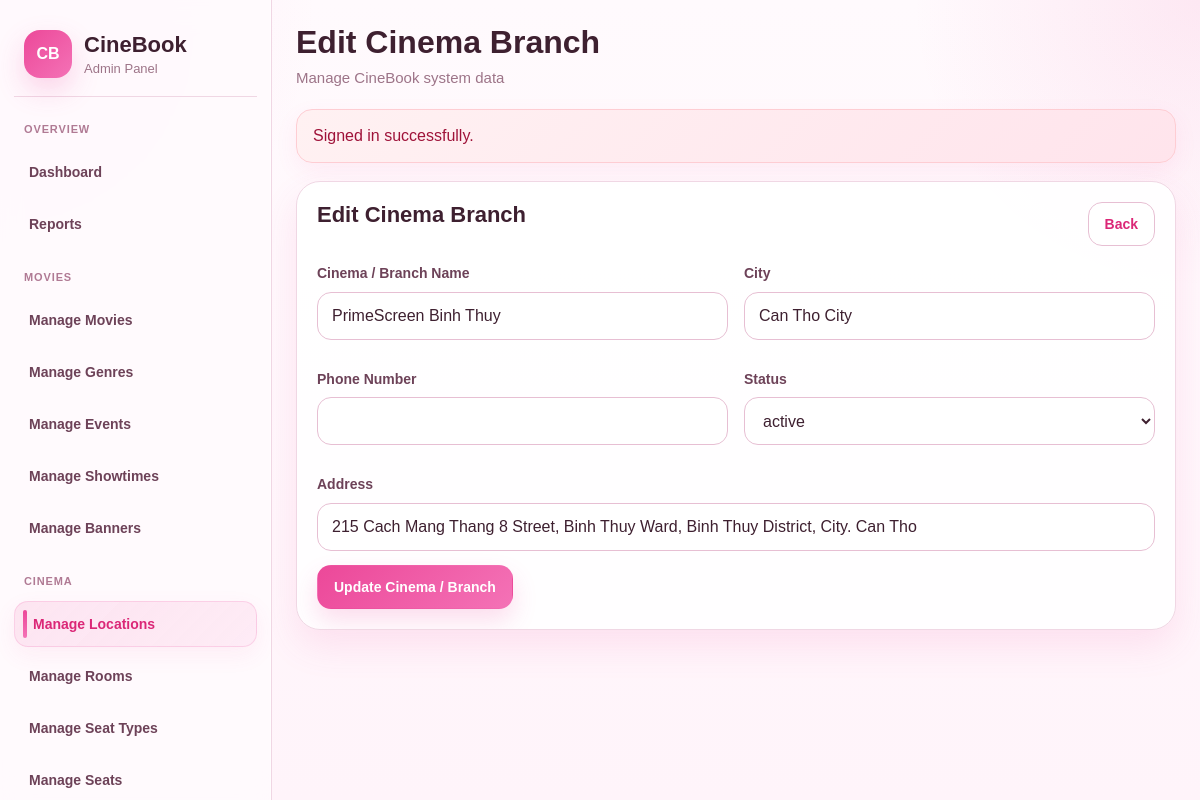
/cinebook/admin/locations/edit.php?id=6 (signed in), run on the app's committed database.
### tables this page shows
CREATE TABLE `locations` (
  `location_id` int(11) NOT NULL,
  `name` varchar(150) NOT NULL,
  `address` varchar(255) NOT NULL,
  `city` varchar(100) NOT NULL,
  `phone` varchar(20) DEFAULT NULL,
  `status` varchar(20) NOT NULL DEFAULT 'active'
);

### cinebook/includes/helpers.php (called while the page is built, shortened)
<?php
function e(?string $value): string
{
    return htmlspecialchars($value ?? '', ENT_QUOTES, 'UTF-8');
}
function old(string $key, $default = '')
{
    $value = $_POST[$key] ?? $default;
    if (is_string($value)) {
        return trim($value);
    }
    return $value;
}
function get(string $key, $default = '')
{
    $value = $_GET[$key] ?? $default;
    if (is_string($value)) {
        return trim($value);
    }
    return $value;
}

### cinebook/admin/locations/edit.php (the view, shortened to what this page needs)
<?php
require_once __DIR__ . '/../../includes/admin_layout_start.php';
$conn = db_connect();
$id = (int) get('id');
$stmt = $conn->prepare("SELECT * FROM locations WHERE location_id = ? LIMIT 1");
$stmt->bind_param('i', $id);
$stmt->execute();
$result = $stmt->get_result();
$location = $result->fetch_assoc();
?>
<div class="admin-card">
    <div class="admin-card-head">
        <h2>Edit Cinema Branch</h2>
        <a class="admin-btn-outline" href="<?= BASE_URL ?>admin/locations/index.php">Back</a>
    </div>
    <form method="POST">
        <div class="admin-form-grid">
            <div class="admin-form-group">
                <label class="admin-label">Cinema / Branch Name</label>
                <input class="admin-input" type="text" name="name" value="<?= e(old('name', $location['name'])) ?>" required>
            </div>
            <div class="admin-form-group">
                <label class="admin-label">City</label>
                <input class="admin-input" type="text" name="city" value="<?= e(old('city', $location['city'])) ?>" required>
            </div>
            <div class="admin-form-group">
                <label class="admin-label">Phone Number</label>
                <input class="admin-input" type="text" name="phone" value="<?= e(old('phone', $location['phone'] ?? '')) ?>">
            </div>
            <div class="admin-form-group">
                <label class="admin-label">Status</label>
                <?php $currentStatus = old('status', $location['status']); ?>
                <select class="admin-select" name="status">
                    <option value="active" <?= $currentStatus === 'active' ? 'selected' : '' ?>>active</option>
                </select>
            </div>
            <div class="admin-form-group full">
                <label class="admin-label">Address</label>
                <input class="admin-input" type="text" name="address" value="<?= e(old('address', $location['address'])) ?>" required>
            </div>
        </div>
        <button class="admin-btn" type="submit">Update Cinema / Branch</button>
    </form>
</div>
<?php require_once __DIR__ . '/../../includes/admin_layout_end.php'; ?>

### cinebook/public/assets/css/admin.css (style rules this page uses)
:root { --bg: #fff7fb; --bg-2: #fff1f7; --surface: #ffffff; --surface-soft: #fff9fc; --surface-muted: #fff4f9; --sidebar-bg: rgba(255, 250, 253, 0.92); --line: #f0d7e4; --line-strong: #e7bfd3; --text: #3e2030; --text-soft: #6d4258; --muted: #9d7488; --primary: #ec4899; --primary-hover: #db2777; --primary-soft: #fdf2f8; --secondary: #f472b6; --secondary-soft: #fce7f3; --danger: #dc2626; --danger-soft: #fef2f2; --success: #16a34a; --success-soft: #ecfdf3; --warning: #d97706; --warning-soft: #fff7ed; --shadow-sm: 0 8px 22px rgba(236, 72, 153, 0.08); --shadow-md: 0 16px 36px rgba(236, 72, 153, 0.12); --shadow-lg: 0 24px 56px rgba(236, 72, 153, 0.14); --radius-sm: 12px; --radius-md: 18px; --radius-lg: 24px; --sidebar-width: 272px; --content-max: 100%; }
*, *::before, *::after { box-sizing: border-box; min-width: 0; }
html, body { max-width: 100%; overflow-x: hidden; }
html { scroll-behavior: smooth; }
body { margin: 0; font-family: Arial, Helvetica, sans-serif; color: var(--text); background: radial-gradient(circle at top left, rgba(244, 114, 182, 0.12), transparent 22%), radial-gradient(circle at top right, rgba(236, 72, 153, 0.10), transparent 20%), linear-gradient(180deg, #fffafd 0%, #fff4fa 100%); }
a { color: inherit; text-decoration: none; }
button, input, select, textarea { font: inherit; }
.admin-card, .admin-stat-card, .admin-panel { width: 100%; max-width: 100%; background: rgba(255, 255, 255, 0.94); border: 1px solid var(--line); border-radius: var(--radius-lg); box-shadow: var(--shadow-md); overflow: hidden; }
.admin-card, .admin-panel { margin-bottom: 20px; padding: 20px; }
.admin-card-head, .admin-panel-head { display: flex; justify-content: space-between; align-items: flex-start; gap: 14px; flex-wrap: wrap; margin-bottom: 18px; }
.admin-card-head h2, .admin-panel-head h2 { margin: 0; font-size: 22px; line-height: 1.2; font-weight: 800; color: var(--text); word-break: break-word; }
.admin-btn, .admin-btn-outline, .admin-btn-danger, .admin-btn-soft { display: inline-flex; align-items: center; justify-content: center; gap: 8px; min-height: 44px; padding: 10px 16px; border-radius: 14px; border: 1px solid transparent; cursor: pointer; font-size: 14px; font-weight: 800; line-height: 1.35; text-align: center; white-space: normal; transition: all 0.2s ease; }
.admin-btn { color: #fff; background: linear-gradient(135deg, var(--primary) 0%, var(--secondary) 100%); box-shadow: 0 12px 24px rgba(236, 72, 153, 0.18); }
.admin-btn-outline { color: var(--primary-hover); background: #fff; border-color: var(--line-strong); }
.admin-form-grid { display: grid; grid-template-columns: repeat(2, minmax(0, 1fr)); gap: 16px; width: 100%; }
.admin-form-group { margin-bottom: 14px; min-width: 0; }
.admin-form-group.full { grid-column: 1 / -1; }
.admin-label { display: block; margin-bottom: 8px; color: var(--text-soft); font-size: 14px; font-weight: 700; line-height: 1.4; }
.admin-input, .admin-select, .admin-textarea { width: 100%; max-width: 100%; min-height: 48px; padding: 0 14px; border-radius: 14px; border: 1px solid var(--line-strong); background: #fff; color: var(--text); outline: none; transition: all 0.2s ease; }
.admin-input::placeholder, .admin-textarea::placeholder { color: #b0899b; }

### data on the page
locations: name "PrimeScreen Binh Thuy", city "Can Tho City", status "active", address "215 Cach Mang Thang 8 Street, Binh Thuy Ward, Binh Thuy District, City. Can Tho"

### other printed values
$pageTitle "Edit Cinema Branch"
$flash['message'] "Signed in successfully."
